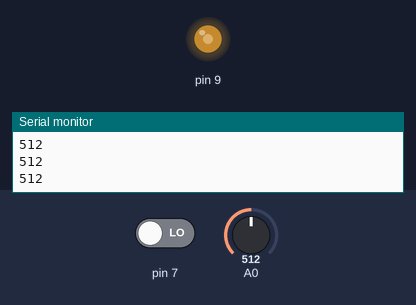
Bench run of a sketch on a simulated Arduino Uno, built with avr-gcc and run on an emulated ATmega328P. Shown: output pins drawn as LEDs (lit = HIGH), the last lines printed to the serial monitor. Inputs (shaded band) come from the test bench; at power-on: A0 = 512, pin 7 LOW.

Above: at 1.2 s.
1.3 s: A0 set to 716
At 2.5 s:
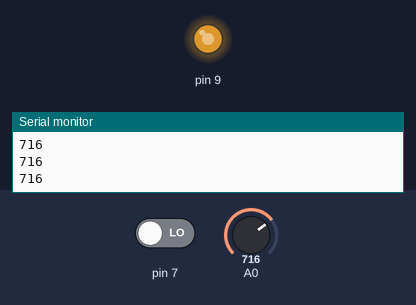
2.8 s: A0 set to 900
At 3.9 s:
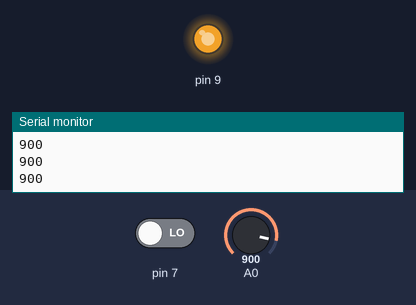
4.3 s: A0 set to 122
At 5.0 s:
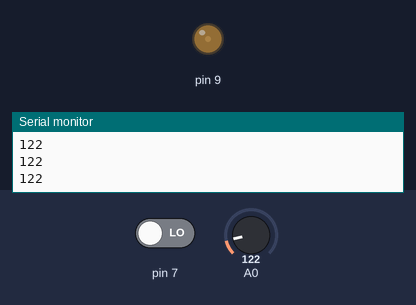
5.8 s: A0 set to 0
At 6.1 s:
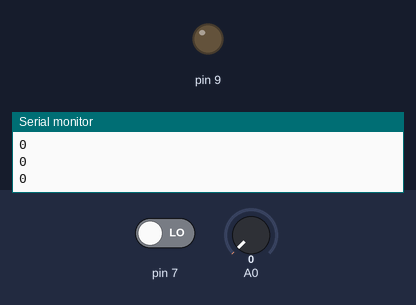
Timing chart, 0 to 8.3 s (numbered marks = the images above; inputs shaded):
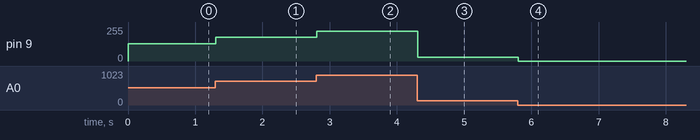

Measured:
- after the input at 1.3 s, pin 9: 128/255 → 179/255 at once
- after the input at 2.8 s, pin 9: 179/255 → 225/255 at once
- after the input at 4.3 s, pin 9: 225/255 → 30/255 at once
- after the input at 5.8 s, pin 9: 30/255 → 0/255 at once

The sketch:

Lichtvickgit201.ino
```cpp
int estadoPulsador;
int estadoPerilla;
int licht;

void setup() {
  // put your setup code here, to run once:
  pinMode(7, INPUT);
  Serial.begin(9600);
  pinMode(9, OUTPUT);

}

void loop() {
  // put your main code here, to run repeatedly:
  estadoPulsador = digitalRead(7);
  Serial.println();

  estadoPerilla = analogRead(A0);
  Serial.println(estadoPerilla);

  licht = estadoPerilla / 4;

  analogWrite(9, licht);
}
```
